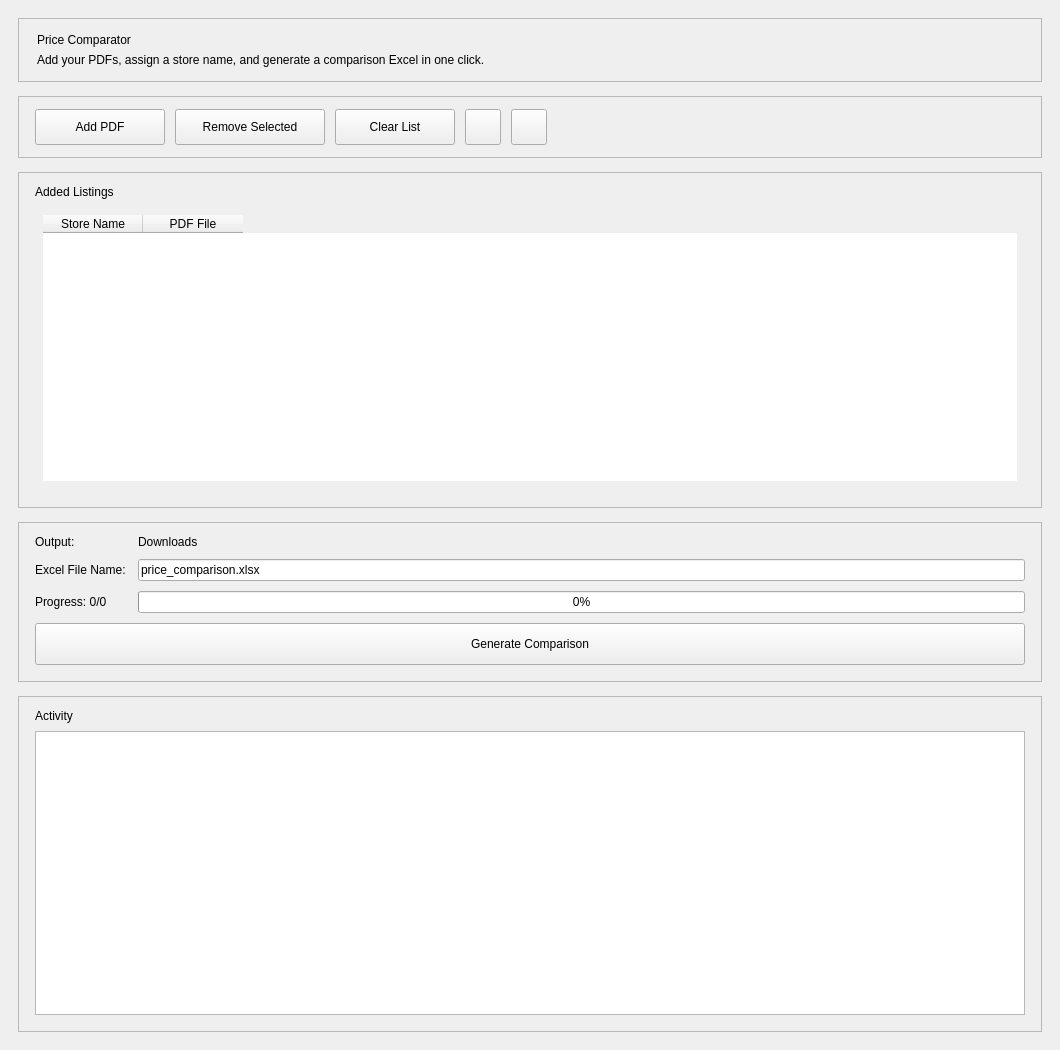
<?xml version='1.0' encoding='UTF-8'?>
<ui version="4.0">
 <class>PriceComparerWidget</class>
 <widget class="QWidget" name="PriceComparerWidget">
  <property name="geometry">
   <rect>
    <x>0</x>
    <y>0</y>
    <width>1060</width>
    <height>1050</height>
   </rect>
  </property>
  <property name="minimumSize">
   <size>
    <width>760</width>
    <height>620</height>
   </size>
  </property>
  <property name="windowTitle">
   <string>PDF Price Comparator</string>
  </property>
  <property name="styleSheet">
   <string notr="true">QWidget#PriceComparerWidget[themeMode="light"] {

    background: #F4F7F5;
    color: #1F2937;
    font-family: 'Segoe UI', 'Helvetica Neue', Arial;
    font-size: 11pt;
}
QWidget#PriceComparerWidget[themeMode="light"] QFrame#headerCard, QWidget#PriceComparerWidget[themeMode="light"] QFrame#actionsCard, QWidget#PriceComparerWidget[themeMode="light"] QFrame#tableCard, QWidget#PriceComparerWidget[themeMode="light"] QFrame#outputCard, QWidget#PriceComparerWidget[themeMode="light"] QFrame#logsCard {

    background: #FFFFFF;
    border: 1px solid #DFE8E2;
    border-radius: 12px;
}
QWidget#PriceComparerWidget[themeMode="light"] QLabel#titleLabel {

    color: #0F172A;
    font-size: 18pt;
    font-weight: 700;
}
QWidget#PriceComparerWidget[themeMode="light"] QLabel#subtitleLabel {

    color: #51606F;
    font-size: 10pt;
}
QWidget#PriceComparerWidget[themeMode="light"] QLabel#outputDirLabel, QWidget#PriceComparerWidget[themeMode="light"] QLabel#outputFileLabel {

    font-weight: 600;
    color: #1D2A38;
}
QWidget#PriceComparerWidget[themeMode="light"] QLabel#listingsLabel {

    font-size: 14pt;
    font-weight: 700;
    color: #1D2A38;
}
QWidget#PriceComparerWidget[themeMode="light"] QLabel#logLabel {

    font-size: 10pt;
    font-weight: 600;
    color: #4B5B68;
}
QWidget#PriceComparerWidget[themeMode="light"] QLabel#outputDirValueLabel {

    color: #0B7A41;
    font-weight: 600;
}
QWidget#PriceComparerWidget[themeMode="light"] QPushButton {

    background: #FFFFFF;
    border: 1px solid #D2DDE1;
    border-radius: 8px;
    padding: 7px 14px;
    color: #22303B;
    font-size: 10pt;
    font-weight: 600;
}
QWidget#PriceComparerWidget[themeMode="light"] QPushButton:hover {

    border: 1px solid #B8C8CF;
    background: #F8FBF9;
}
QWidget#PriceComparerWidget[themeMode="light"] QPushButton:pressed {

    background: #EEF5F1;
}
QWidget#PriceComparerWidget[themeMode="light"] QPushButton#convertBtn {

    background: #2563EB;
    border: 1px solid #2563EB;
    color: #FFFFFF;
    font-size: 11pt;
    font-weight: 700;
}
QWidget#PriceComparerWidget[themeMode="light"] QPushButton#convertBtn:hover {

    background: #1D4ED8;
    border: 1px solid #1D4ED8;
}
QWidget#PriceComparerWidget[themeMode="light"] QPushButton#convertBtn:pressed {

    background: #1E40AF;
    border: 1px solid #1E40AF;
}
QWidget#PriceComparerWidget[themeMode="light"] QLineEdit {

    background: #FFFFFF;
    border: 1px solid #D2DDE1;
    border-radius: 8px;
    padding: 7px 10px;
    selection-background-color: #BDE7CF;
}
QWidget#PriceComparerWidget[themeMode="light"] QLineEdit:focus {

    border: 1px solid #0F8A4A;
}
QWidget#PriceComparerWidget[themeMode="light"] QFrame#listingsTableContainer {

    background: #F7FBF8;
    border: 1px solid #D4E1DB;
    border-radius: 16px;
    padding: 8px;
}
QWidget#PriceComparerWidget[themeMode="light"] QTableWidget#listingsTable {

    background: #FFFFFF;
    border: 1px solid #E2ECE6;
    border-radius: 10px;
    gridline-color: #ECF2EE;
    alternate-background-color: #F8FBF9;
    selection-background-color: #DEEAFE;
    selection-color: #0F172A;
}
QWidget#PriceComparerWidget[themeMode="light"] QTableWidget#listingsTable::item {

    padding: 7px 8px;
    border-bottom: 1px solid #ECF2EE;
}
QWidget#PriceComparerWidget[themeMode="light"] QTableWidget#listingsTable::item:hover {

    background: #F1F7FF;
}
QWidget#PriceComparerWidget[themeMode="light"] QTableWidget#listingsTable::item:selected {

    background: #DEEAFE;
}
QWidget#PriceComparerWidget[themeMode="light"] QTableWidget#listingsTable QTableCornerButton::section {

    background: #EEF4F0;
    border: none;
}
QWidget#PriceComparerWidget[themeMode="light"] QTableWidget#listingsTable QScrollBar:vertical {

    background: #EEF4F0;
    width: 10px;
    margin: 2px;
    border: none;
    border-radius: 5px;
}
QWidget#PriceComparerWidget[themeMode="light"] QTableWidget#listingsTable QScrollBar::handle:vertical {

    background: #8EA4B1;
    border-radius: 5px;
    min-height: 24px;
}
QWidget#PriceComparerWidget[themeMode="light"] QTableWidget#listingsTable QScrollBar::add-line:vertical, QWidget#PriceComparerWidget[themeMode="light"] QTableWidget#listingsTable QScrollBar::sub-line:vertical {

    height: 0px;
}
QWidget#PriceComparerWidget[themeMode="light"] QTableWidget#listingsTable QHeaderView::section {

    background: #EEF4F0;
    color: #2B3A46;
    border: 0;
    border-bottom: 1px solid #DCE5E0;
    padding: 8px;
    font-weight: 700;
}
QWidget#PriceComparerWidget[themeMode="light"] QTextEdit {

    background: #FCFDFD;
    border: 1px solid #DCE5E0;
    border-radius: 10px;
    padding: 8px;
    color: #2A3742;
}
QWidget#PriceComparerWidget[themeMode="light"] QProgressBar {

    background: #EEF3EF;
    border: 1px solid #D6E1DA;
    border-radius: 8px;
    min-height: 14px;
    text-align: center;
    color: #22303B;
}
QWidget#PriceComparerWidget[themeMode="light"] QProgressBar::chunk {

    border-radius: 7px;
    background: #0F8A4A;
}
QWidget#PriceComparerWidget[themeMode="dark"] {

    background: #0E1620;
    color: #DCE7E2;
    font-family: 'Segoe UI', 'Helvetica Neue', Arial;
    font-size: 11pt;
}
QWidget#PriceComparerWidget[themeMode="dark"] QFrame#headerCard, QWidget#PriceComparerWidget[themeMode="dark"] QFrame#actionsCard, QWidget#PriceComparerWidget[themeMode="dark"] QFrame#tableCard, QWidget#PriceComparerWidget[themeMode="dark"] QFrame#outputCard, QWidget#PriceComparerWidget[themeMode="dark"] QFrame#logsCard {

    background: #16222E;
    border: 1px solid #263746;
    border-radius: 12px;
}
QWidget#PriceComparerWidget[themeMode="dark"] QLabel#titleLabel {

    color: #F2F8F5;
    font-size: 18pt;
    font-weight: 700;
}
QWidget#PriceComparerWidget[themeMode="dark"] QLabel#subtitleLabel {

    color: #9CB0C0;
    font-size: 10pt;
}
QWidget#PriceComparerWidget[themeMode="dark"] QLabel#outputDirLabel, QWidget#PriceComparerWidget[themeMode="dark"] QLabel#outputFileLabel {

    font-weight: 600;
    color: #E5ECE8;
}
QWidget#PriceComparerWidget[themeMode="dark"] QLabel#listingsLabel {

    font-size: 14pt;
    font-weight: 700;
    color: #EAF1ED;
}
QWidget#PriceComparerWidget[themeMode="dark"] QLabel#logLabel {

    font-size: 10pt;
    font-weight: 600;
    color: #97AAB9;
}
QWidget#PriceComparerWidget[themeMode="dark"] QLabel#outputDirValueLabel {

    color: #51D08A;
    font-weight: 600;
}
QWidget#PriceComparerWidget[themeMode="dark"] QPushButton {

    background: #1C2A36;
    border: 1px solid #304354;
    border-radius: 8px;
    padding: 7px 14px;
    color: #E3ECE8;
    font-size: 10pt;
    font-weight: 600;
}
QWidget#PriceComparerWidget[themeMode="dark"] QPushButton:hover {

    border: 1px solid #3C566D;
    background: #223241;
}
QWidget#PriceComparerWidget[themeMode="dark"] QPushButton:pressed {

    background: #1A2935;
}
QWidget#PriceComparerWidget[themeMode="dark"] QPushButton#convertBtn {

    background: #3B82F6;
    border: 1px solid #3B82F6;
    color: #F8FAFC;
    font-size: 11pt;
    font-weight: 700;
}
QWidget#PriceComparerWidget[themeMode="dark"] QPushButton#convertBtn:hover {

    background: #60A5FA;
    border: 1px solid #60A5FA;
}
QWidget#PriceComparerWidget[themeMode="dark"] QPushButton#convertBtn:pressed {

    background: #2563EB;
    border: 1px solid #2563EB;
}
QWidget#PriceComparerWidget[themeMode="dark"] QLineEdit {

    background: #101B26;
    border: 1px solid #334959;
    border-radius: 8px;
    padding: 7px 10px;
    color: #E6EEEA;
    selection-background-color: #2C6F4B;
}
QWidget#PriceComparerWidget[themeMode="dark"] QLineEdit:focus {

    border: 1px solid #42BF78;
}
QWidget#PriceComparerWidget[themeMode="dark"] QFrame#listingsTableContainer {

    background: #132130;
    border: 1px solid #30475A;
    border-radius: 16px;
    padding: 8px;
}
QWidget#PriceComparerWidget[themeMode="dark"] QTableWidget#listingsTable {

    background: #101A24;
    border: 1px solid #2D4455;
    border-radius: 10px;
    gridline-color: #213646;
    alternate-background-color: #132230;
    selection-background-color: #1E3A68;
    selection-color: #ECF5F0;
    color: #E3ECE8;
}
QWidget#PriceComparerWidget[themeMode="dark"] QTableWidget#listingsTable::item {

    padding: 7px 8px;
    border-bottom: 1px solid #213646;
}
QWidget#PriceComparerWidget[themeMode="dark"] QTableWidget#listingsTable::item:hover {

    background: #162C4B;
}
QWidget#PriceComparerWidget[themeMode="dark"] QTableWidget#listingsTable::item:selected {

    background: #1E3A68;
}
QWidget#PriceComparerWidget[themeMode="dark"] QTableWidget#listingsTable QTableCornerButton::section {

    background: #1B2B38;
    border: none;
}
QWidget#PriceComparerWidget[themeMode="dark"] QTableWidget#listingsTable QScrollBar:vertical {

    background: #162633;
    width: 10px;
    margin: 2px;
    border: none;
    border-radius: 5px;
}
QWidget#PriceComparerWidget[themeMode="dark"] QTableWidget#listingsTable QScrollBar::handle:vertical {

    background: #4C6376;
    border-radius: 5px;
    min-height: 24px;
}
QWidget#PriceComparerWidget[themeMode="dark"] QTableWidget#listingsTable QScrollBar::add-line:vertical, QWidget#PriceComparerWidget[themeMode="dark"] QTableWidget#listingsTable QScrollBar::sub-line:vertical {

    height: 0px;
}
QWidget#PriceComparerWidget[themeMode="dark"] QTableWidget#listingsTable QHeaderView::section {

    background: #1B2B38;
    color: #DCE9E2;
    border: 0;
    border-bottom: 1px solid #2D4455;
    padding: 8px;
    font-weight: 700;
}
QWidget#PriceComparerWidget[themeMode="dark"] QTextEdit {

    background: #101B26;
    border: 1px solid #2D4353;
    border-radius: 10px;
    padding: 8px;
    color: #CFE0D7;
}
QWidget#PriceComparerWidget[themeMode="dark"] QProgressBar {

    background: #132130;
    border: 1px solid #334A5B;
    border-radius: 8px;
    min-height: 14px;
    text-align: center;
    color: #D7E7DE;
}
QWidget#PriceComparerWidget[themeMode="dark"] QProgressBar::chunk {

    border-radius: 7px;
    background: #27BF6F;
}</string>
  </property>
  <layout class="QVBoxLayout" name="rootLayout" stretch="0,0,0,0,0">
   <property name="spacing">
    <number>14</number>
   </property>
   <property name="leftMargin">
    <number>18</number>
   </property>
   <property name="topMargin">
    <number>18</number>
   </property>
   <property name="rightMargin">
    <number>18</number>
   </property>
   <property name="bottomMargin">
    <number>18</number>
   </property>
   <item>
    <widget class="QFrame" name="headerCard">
     <property name="frameShape">
      <enum>QFrame::Shape::StyledPanel</enum>
     </property>
     <layout class="QVBoxLayout" name="headerLayout">
      <property name="leftMargin">
       <number>18</number>
      </property>
      <property name="topMargin">
       <number>14</number>
      </property>
      <property name="rightMargin">
       <number>18</number>
      </property>
      <property name="bottomMargin">
       <number>14</number>
      </property>
      <item>
       <widget class="QLabel" name="titleLabel">
        <property name="text">
         <string>Price Comparator</string>
        </property>
       </widget>
      </item>
      <item>
       <widget class="QLabel" name="subtitleLabel">
        <property name="text">
         <string>Add your PDFs, assign a store name, and generate a comparison Excel in one click.</string>
        </property>
        <property name="wordWrap">
         <bool>true</bool>
        </property>
       </widget>
      </item>
     </layout>
    </widget>
   </item>
   <item>
    <widget class="QFrame" name="actionsCard">
     <property name="frameShape">
      <enum>QFrame::Shape::StyledPanel</enum>
     </property>
     <layout class="QHBoxLayout" name="topButtonsLayout">
      <property name="spacing">
       <number>10</number>
      </property>
      <property name="leftMargin">
       <number>16</number>
      </property>
      <property name="topMargin">
       <number>12</number>
      </property>
      <property name="rightMargin">
       <number>16</number>
      </property>
      <property name="bottomMargin">
       <number>12</number>
      </property>
      <item>
       <widget class="QPushButton" name="addPdfBtn">
        <property name="minimumSize">
         <size>
          <width>130</width>
          <height>36</height>
         </size>
        </property>
        <property name="text">
         <string>Add PDF</string>
        </property>
       </widget>
      </item>
      <item>
       <widget class="QPushButton" name="removeSelectedBtn">
        <property name="minimumSize">
         <size>
          <width>150</width>
          <height>36</height>
         </size>
        </property>
        <property name="text">
         <string>Remove Selected</string>
        </property>
       </widget>
      </item>
      <item>
       <widget class="QPushButton" name="clearBtn">
        <property name="minimumSize">
         <size>
          <width>120</width>
          <height>36</height>
         </size>
        </property>
        <property name="text">
         <string>Clear List</string>
        </property>
       </widget>
      </item>
      <item>
       <widget class="QPushButton" name="downloadRelationsBtn">
        <property name="minimumSize">
         <size>
          <width>36</width>
          <height>36</height>
         </size>
        </property>
        <property name="maximumSize">
         <size>
          <width>36</width>
          <height>36</height>
         </size>
        </property>
        <property name="toolTip">
         <string>Download relations sheet</string>
        </property>
        <property name="text">
         <string />
        </property>
       </widget>
      </item>
      <item>
       <widget class="QPushButton" name="uploadRelationsBtn">
        <property name="minimumSize">
         <size>
          <width>36</width>
          <height>36</height>
         </size>
        </property>
        <property name="maximumSize">
         <size>
          <width>36</width>
          <height>36</height>
         </size>
        </property>
        <property name="toolTip">
         <string>Load relations sheet</string>
        </property>
        <property name="text">
         <string />
        </property>
       </widget>
      </item>
      <item>
       <spacer name="actionsSpacer">
        <property name="orientation">
         <enum>Qt::Orientation::Horizontal</enum>
        </property>
        <property name="sizeHint" stdset="0">
         <size>
          <width>40</width>
          <height>20</height>
         </size>
        </property>
       </spacer>
      </item>
     </layout>
    </widget>
   </item>
   <item>
    <widget class="QFrame" name="tableCard">
     <property name="minimumSize">
      <size>
       <width>0</width>
       <height>150</height>
      </size>
     </property>
     <property name="frameShape">
      <enum>QFrame::Shape::StyledPanel</enum>
     </property>
     <layout class="QVBoxLayout" name="tableCardLayout">
      <property name="spacing">
       <number>8</number>
      </property>
      <property name="leftMargin">
       <number>16</number>
      </property>
      <property name="topMargin">
       <number>12</number>
      </property>
      <property name="rightMargin">
       <number>16</number>
      </property>
      <property name="bottomMargin">
       <number>16</number>
      </property>
      <item>
       <widget class="QLabel" name="listingsLabel">
        <property name="text">
         <string>Added Listings</string>
        </property>
       </widget>
      </item>
      <item>
       <widget class="QFrame" name="listingsTableContainer">
        <property name="minimumSize">
         <size>
          <width>0</width>
          <height>100</height>
         </size>
        </property>
        <property name="frameShape">
         <enum>QFrame::Shape::NoFrame</enum>
        </property>
        <layout class="QVBoxLayout" name="listingsTableContainerLayout">
         <property name="spacing">
          <number>0</number>
         </property>
         <property name="leftMargin">
          <number>8</number>
         </property>
         <property name="topMargin">
          <number>8</number>
         </property>
         <property name="rightMargin">
          <number>8</number>
         </property>
         <property name="bottomMargin">
          <number>10</number>
         </property>
         <item>
          <widget class="QTableWidget" name="listingsTable">
           <property name="minimumSize">
            <size>
             <width>0</width>
             <height>70</height>
            </size>
           </property>
           <property name="frameShape">
            <enum>QFrame::Shape::NoFrame</enum>
           </property>
           <property name="alternatingRowColors">
            <bool>true</bool>
           </property>
           <property name="rowCount">
            <number>0</number>
           </property>
           <property name="columnCount">
            <number>2</number>
           </property>
           <column>
            <property name="text">
             <string>Store Name</string>
            </property>
           </column>
           <column>
            <property name="text">
             <string>PDF File</string>
            </property>
           </column>
          </widget>
         </item>
        </layout>
       </widget>
      </item>
     </layout>
    </widget>
   </item>
   <item>
    <widget class="QFrame" name="outputCard">
     <property name="frameShape">
      <enum>QFrame::Shape::StyledPanel</enum>
     </property>
     <layout class="QGridLayout" name="outputGrid">
      <property name="leftMargin">
       <number>16</number>
      </property>
      <property name="topMargin">
       <number>12</number>
      </property>
      <property name="rightMargin">
       <number>16</number>
      </property>
      <property name="bottomMargin">
       <number>16</number>
      </property>
      <property name="horizontalSpacing">
       <number>12</number>
      </property>
      <property name="verticalSpacing">
       <number>10</number>
      </property>
      <item row="0" column="0">
       <widget class="QLabel" name="outputDirLabel">
        <property name="text">
         <string>Output:</string>
        </property>
       </widget>
      </item>
      <item row="0" column="1">
       <widget class="QLabel" name="outputDirValueLabel">
        <property name="text">
         <string>Downloads</string>
        </property>
       </widget>
      </item>
      <item row="1" column="0">
       <widget class="QLabel" name="outputFileLabel">
        <property name="text">
         <string>Excel File Name:</string>
        </property>
       </widget>
      </item>
      <item row="1" column="1">
       <widget class="QLineEdit" name="outputFileInput">
        <property name="text">
         <string>price_comparison.xlsx</string>
        </property>
       </widget>
      </item>
      <item row="2" column="0">
       <widget class="QLabel" name="progressLabel">
        <property name="text">
         <string>Progress: 0/0</string>
        </property>
       </widget>
      </item>
      <item row="2" column="1">
       <widget class="QProgressBar" name="progressBar">
        <property name="value">
         <number>0</number>
        </property>
       </widget>
      </item>
      <item row="3" column="0" colspan="2">
       <widget class="QPushButton" name="convertBtn">
        <property name="minimumSize">
         <size>
          <width>0</width>
          <height>42</height>
         </size>
        </property>
        <property name="text">
         <string>Generate Comparison</string>
        </property>
       </widget>
      </item>
     </layout>
    </widget>
   </item>
   <item>
    <widget class="QFrame" name="logsCard">
     <property name="frameShape">
      <enum>QFrame::Shape::StyledPanel</enum>
     </property>
     <layout class="QVBoxLayout" name="logsLayout">
      <property name="spacing">
       <number>8</number>
      </property>
      <property name="leftMargin">
       <number>16</number>
      </property>
      <property name="topMargin">
       <number>12</number>
      </property>
      <property name="rightMargin">
       <number>16</number>
      </property>
      <property name="bottomMargin">
       <number>16</number>
      </property>
      <item>
       <widget class="QLabel" name="logLabel">
        <property name="text">
         <string>Activity</string>
        </property>
       </widget>
      </item>
      <item>
       <widget class="QTextEdit" name="logOutput">
        <property name="readOnly">
         <bool>true</bool>
        </property>
       </widget>
      </item>
     </layout>
    </widget>
   </item>
  </layout>
 </widget>
 <resources />
 <connections />
</ui>
